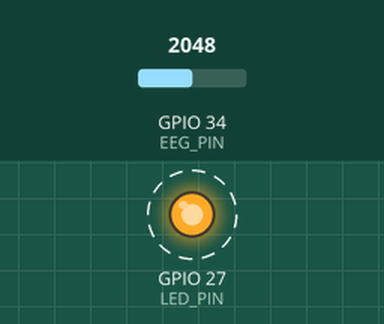
This sketch was run on a simulated ESP32. Shown: output pins drawn as LEDs (lit = HIGH). Dashed ring = blinking. The test bench sets the inputs (shaded band); at power-on: GPIO 34 (EEG_PIN) = 2048. Storage starts empty; what the sketch prints to the serial monitor is not drawn.

Above: at 3.2 s.
3.3 s: GPIO 34 (EEG_PIN) set to 2866
6.3 s: GPIO 34 (EEG_PIN) set to 3840
At 6.7 s:
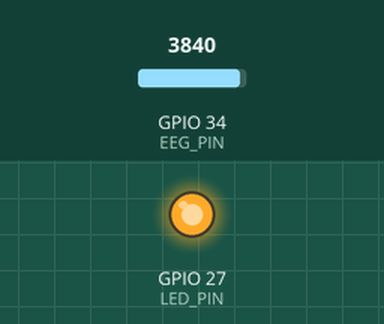
At 7.8 s:
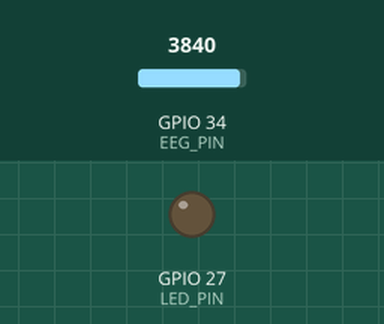
Timing chart, 0 to 9.3 s (numbered marks = the images above; inputs shaded):
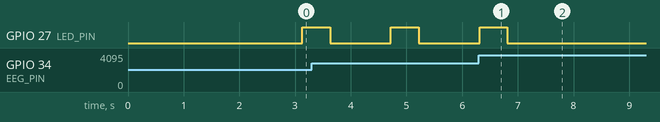

The sketch:

sketch_mar22a.ino
```cpp
#include <SD.h>
#include <SPI.h>
#include <arduinoFFT.h>

// ── Pin definitions ──────────────────────────────
#define EEG_PIN       34
#define LED_PIN       27
#define SD_CS_PIN     5

// ── FFT config ───────────────────────────────────
#define SAMPLES       256
#define SAMPLE_RATE   256.0

double vReal[SAMPLES], vImag[SAMPLES];
ArduinoFFT<double> FFT = ArduinoFFT<double>(vReal, vImag, SAMPLES, SAMPLE_RATE);

// ── Globals ──────────────────────────────────────
File logFile;
unsigned long lastSample = 0;
int bufIdx = 0;
int panicCount = 0;        // consecutive panic seconds counter
int trialCount = 0;        // counts how many analysis windows done
int panicTrials = 0;       // counts how many triggered panic

// ──────────────────────────────────────────────────
void setup() {
  Serial.begin(115200);
  pinMode(LED_PIN, OUTPUT);
  digitalWrite(LED_PIN, LOW);

  // SD card init
  if (SD.begin(SD_CS_PIN)) {
    Serial.println("SD card OK");
    logFile = SD.open("/eeg_log.csv", FILE_WRITE);
    if (logFile) {
      logFile.println("time_ms,raw_avg,alpha,beta,ratio,signal_valid,panic_count,panic");
      logFile.flush();
      Serial.println("Log file created: eeg_log.csv");
    }
  } else {
    Serial.println("SD failed - running without SD logging");
  }

  Serial.println("====================================");
  Serial.println("  EEG Panic Detector - CyberNuts");
  Serial.println("  Put on headband and stay calm...");
  Serial.println("====================================");
  delay(2000);
}

// ──────────────────────────────────────────────────
double bandPower(double* data, int n, double rate, double low, double high) {
  double power = 0;
  double binHz = rate / n;
  for (int i = 1; i < n / 2; i++) {
    double freq = i * binHz;
    if (freq >= low && freq <= high)
      power += data[i] * data[i];
  }
  return power;
}

// ──────────────────────────────────────────────────
void panicAlert() {
  // Rapid blink 5 times = PANIC alert
  for (int i = 0; i < 5; i++) {
    digitalWrite(LED_PIN, HIGH); delay(100);
    digitalWrite(LED_PIN, LOW);  delay(100);
  }
}

void calmBlink() {
  // Single slow blink = calm/normal
  digitalWrite(LED_PIN, HIGH); delay(500);
  digitalWrite(LED_PIN, LOW);
}

// ──────────────────────────────────────────────────
void loop() {
  unsigned long now = micros();

  if (now - lastSample >= (1000000 / (int)SAMPLE_RATE)) {
    lastSample = now;

    int raw = analogRead(EEG_PIN);
    vReal[bufIdx] = raw - 2048;
    vImag[bufIdx] = 0;

    // Send raw to Serial Plotter
    Serial.println(raw);

    bufIdx++;

    if (bufIdx >= SAMPLES) {
      bufIdx = 0;
      trialCount++;

      // ── Signal quality check ──────────────────
      // If signal is flat (0 or 4095) or out of range = headband off
      int rawCheck = analogRead(EEG_PIN);
      bool signalValid = (rawCheck > 300 && rawCheck < 3800);

      // ── FFT ──────────────────────────────────
      FFT.windowing(FFTWindow::Hamming, FFTDirection::Forward);
      FFT.compute(FFTDirection::Forward);
      FFT.complexToMagnitude();

      // ── Band power ───────────────────────────
      double alpha = bandPower(vReal, SAMPLES, SAMPLE_RATE, 8,  13);
      double beta  = bandPower(vReal, SAMPLES, SAMPLE_RATE, 13, 30);
      double theta = bandPower(vReal, SAMPLES, SAMPLE_RATE, 4,  8);
      double ratio = (alpha > 0) ? (beta / alpha) : 0;

      // ── Panic logic (3 consecutive seconds) ──
      if ((ratio > 1.5) && signalValid) {
        panicCount++;
      } else {
        panicCount = 0;
      }

      bool panic = (panicCount >= 3);

      if (panic) panicTrials++;

      // ── Accuracy tracking ─────────────────────
      float accuracy = (trialCount > 0) ?
                       ((float)panicTrials / trialCount * 100.0) : 0;

      // ── Serial Monitor output ─────────────────
      Serial.println("------------------------------------");
      Serial.print("Signal valid : "); Serial.println(signalValid ? "YES" : "NO - headband off?");
      Serial.print("Alpha power  : "); Serial.println(alpha, 1);
      Serial.print("Beta power   : "); Serial.println(beta, 1);
      Serial.print("Theta power  : "); Serial.println(theta, 1);
      Serial.print("Beta/Alpha   : "); Serial.println(ratio, 2);
      Serial.print("Panic count  : "); Serial.print(panicCount);
                                        Serial.println("/3 needed");
      Serial.print("STATUS       : ");
      if (!signalValid) {
        Serial.println("⚠ HEADBAND NOT DETECTED");
      } else if (panic) {
        Serial.println("🚨 PANIC DETECTED !!!");
      } else if (ratio > 1.2) {
        Serial.println("⚡ STRESS RISING...");
      } else {
        Serial.println("✅ CALM");
      }
      Serial.print("Trial #      : "); Serial.println(trialCount);
      Serial.println("------------------------------------");

      // ── LED control ───────────────────────────
      if (!signalValid) {
        digitalWrite(LED_PIN, LOW);   // headband off = LED off
      } else if (panic) {
        panicAlert();                 // rapid blink
      } else if (ratio > 1.2) {
        digitalWrite(LED_PIN, HIGH);  // stress rising = LED solid on
      } else {
        calmBlink();                  // calm = slow single blink
      }

      // ── SD card logging ───────────────────────
      if (logFile) {
        logFile.print(millis());       logFile.print(",");
        logFile.print(rawCheck);       logFile.print(",");
        logFile.print(alpha, 1);       logFile.print(",");
        logFile.print(beta, 1);        logFile.print(",");
        logFile.print(ratio, 2);       logFile.print(",");
        logFile.print(signalValid ? 1 : 0); logFile.print(",");
        logFile.print(panicCount);     logFile.print(",");
        logFile.println(panic ? 1 : 0);
        logFile.flush();
      }
    }
  }
}
```

Measured:
- after the input at 6.3 s, GPIO 27 (LED_PIN): goes on until 6.8 s, then stays LOW
